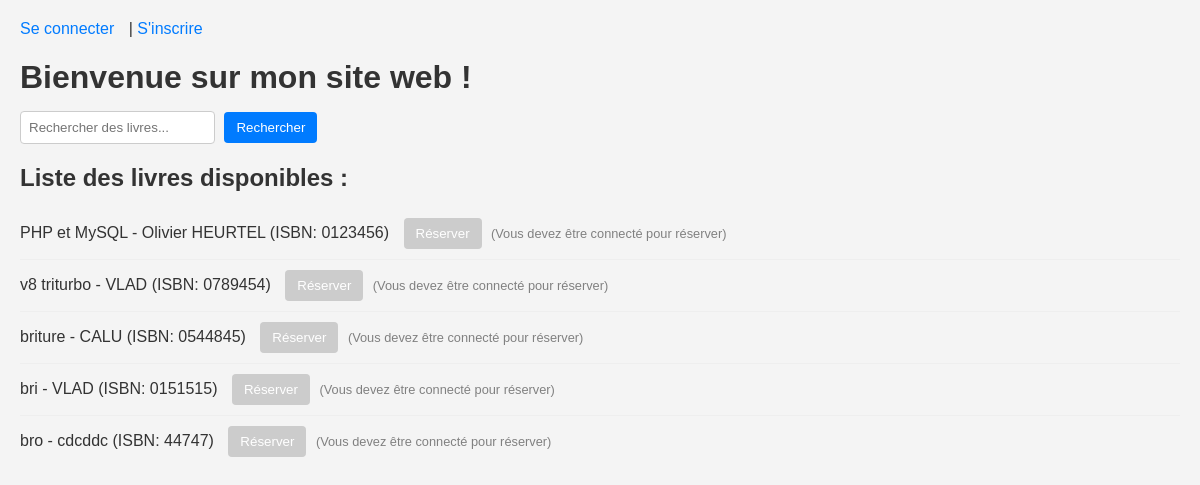
The page / on the database its author committed.
### biblio/models.py (models this page shows, shortened)
class Livre(models.Model):
    titre = models.CharField(max_length=200)
    auteur = models.CharField(max_length=150)
    isbn = models.CharField(max_length=13, unique=True)
    date_publication = models.DateField(null=True, blank=True)
    nombre_exemplaires = models.PositiveIntegerField(default=1)
    nombre_disponibles = models.PositiveIntegerField(default=1)

### biblio/views.py (the view)
# urls.py: path('', views.accueil, name='accueil'),
def accueil(request):
    livres = Livre.objects.all()
    context = {'livres': livres}
    return render(request, 'biblio/accueil.html', context)

### biblio/templates/biblio/accueil.html (shortened to what this page needs)
<!DOCTYPE html>
<html lang="fr">
<head>
</head>
<body>
    {% if user.is_authenticated %}
        <p class="user-info">
            Bonjour, {{ user.username }} !
            <a href="{% url 'mes_reservations' %}">Mes Réservations</a> |
            <a href="{% url 'historique_emprunts' %}">Historique des Emprunts</a> |
            <form method="post" action="{% url 'logout' %}" style="display: inline;">
                {% csrf_token %}
                <button type="submit" class="logout-button">Se déconnecter</button>
            </form>
        </p>
    {% else %}
        <p class="auth-links">
            <a href="{% url 'login' %}">Se connecter</a> | <a href="{% url 'register' %}">S'inscrire</a>
        </p>
    {% endif %}
    <h1>Bienvenue sur mon site web !</h1>
    <form method="get" action="{% url 'rechercher_livres' %}" class="search-form">
        <input type="text" name="q" placeholder="Rechercher des livres...">
        <button type="submit">Rechercher</button>
    </form>
    {% if livres %}
        <h2>Liste des livres disponibles :</h2>
        <ul class="book-list">
            {% for livre in livres %}
                <li>
                    {{ livre.titre }} - {{ livre.auteur }} (ISBN: {{ livre.isbn }})
                    <form method="post" action="{% url 'reserver_livre' livre.id %}">
                        <button type="submit"{% if not user.is_authenticated %} disabled{% endif %} class="reserve-button">Réserver</button>
                        {% if not user.is_authenticated %}
                            <small class="disabled-text">(Vous devez être connecté pour réserver)</small>
                        {% endif %}
                    </form>
                </li>
            {% endfor %}
        </ul>
    {% else %}
        <p class="no-books">Aucun livre disponible pour le moment.</p>
    {% endif %}
</body>
</html>

### rows shown on the page
Livre: titre "PHP et MySQL", auteur "Olivier HEURTEL", isbn "0123456"
Livre: titre "v8 triturbo", auteur "VLAD", isbn "0789454"
Livre: titre "briture", auteur "CALU", isbn "0544845"
Livre: titre "bri", auteur "VLAD", isbn "0151515"
Livre: titre "bro", auteur "cdcddc", isbn "44747"
